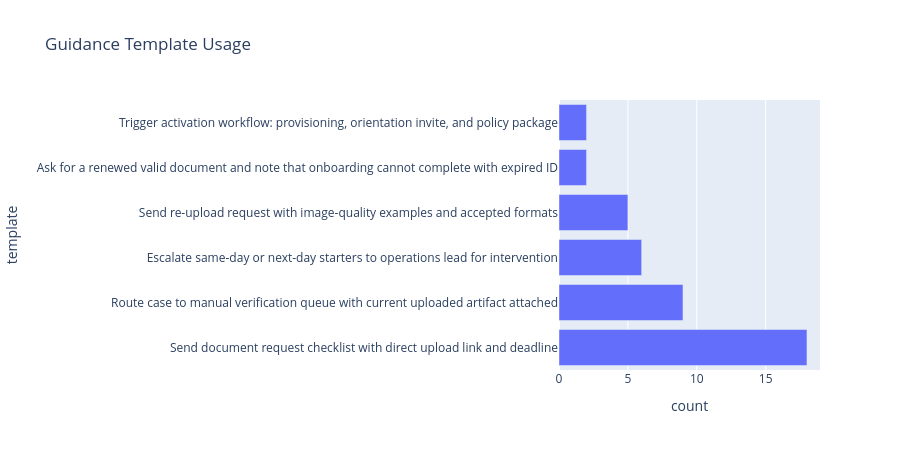

The notebook cell this image was saved under:
### Code cell
template_usage = []
for assessment in assessments:
    for template in retrieve_guidance_templates(assessment):
        template_usage.append(template.split('.')[0])
template_counts = pd.DataFrame(Counter(template_usage).items(), columns=['template', 'count']).sort_values('count', ascending=False)
fig6 = px.bar(template_counts, x='count', y='template', orientation='h', title='Guidance Template Usage')
fig6.update_layout(height=450)
fig6.show()

### Figure 1 — Plotly figure (JSON) as saved in the notebook; plotly's stock layout.template omitted (floating-point values rounded to 4 significant figures)
{"data": [{"hovertemplate": "count=%{x}<br>template=%{y}<extra></extra>", "legendgroup": "", "marker": {"color": "#636efa", "pattern": {"shape": ""}}, "name": "", "orientation": "h", "showlegend": false, "textposition": "auto", "type": "bar", "x": [18, 9, 6, 5, 2, 2], "xaxis": "x", "y": ["Send document request checklist with direct upload link and deadline", "Route case to manual verification queue with current uploaded artifact attached", "Escalate same-day or next-day starters to operations lead for intervention", "Send re-upload request with image-quality examples and accepted formats", "Ask for a renewed valid document and note that onboarding cannot complete with expired ID", "Trigger activation workflow: provisioning, orientation invite, and policy package"], "yaxis": "y"}], "layout": {"barmode": "relative", "height": 450, "legend": {"tracegroupgap": 0}, "title": {"text": "Guidance Template Usage"}, "xaxis": {"anchor": "y", "domain": [0, 1], "title": {"text": "count"}}, "yaxis": {"anchor": "x", "domain": [0, 1], "title": {"text": "template"}}}}
